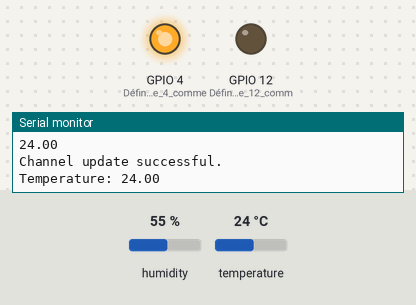
This program was run on a simulated ESP32. Parts: output pins drawn as LEDs (lit = HIGH), the last lines printed to the serial monitor. Inputs (shaded band) come from the test bench; at power-on: temperature 24 °C, humidity 55 %. WiFi joins after 1.5 s; servers stay silent unless stated.

Above: at 3.2 s.
3.3 s: temperature set to 29 °C
6.8 s: temperature set to 32 °C
At 8.9 s:
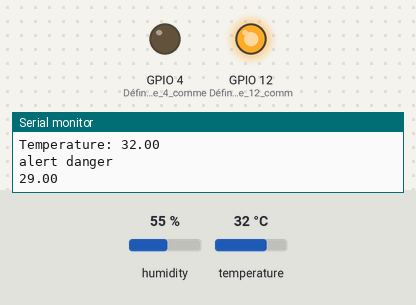
12.8 s: temperature set to 12 °C
At 16.0 s:
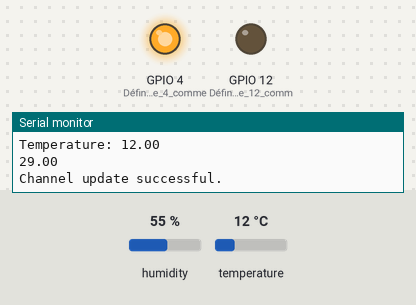
16.7 s: temperature set to 33 °C
At 18.6 s:
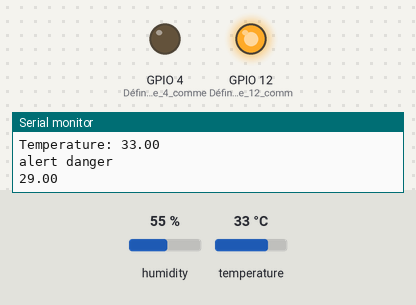
Timing chart, 0 to 22.8 s (numbered marks = the images above; inputs shaded):
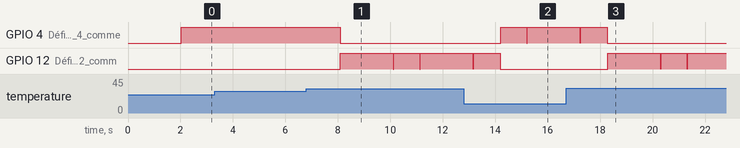

Measured:
- the behaviour switches between 30 and 31 °C on temperature (found by bisection; images 0 and 1)
- after the input at 6.8 s, GPIO 12 (Définir_la_broche_12_comm): goes HIGH 2.0 s, LOW 0.01 s, HIGH 1.0 s, LOW 0.01 s, then HIGH, starting after 1.3 s
- after the input at 12.8 s, GPIO 4 (Définir_la_broche_4_comme): LOW → HIGH after 1.4 s, → LOW 1.0 s later, → HIGH 0.01 s later; GPIO 12 (Définir_la_broche_12_comm): goes on until 14.2 s, then stays LOW
- after the input at 16.7 s, GPIO 4 (Définir_la_broche_4_comme): goes on until 18.3 s, then stays LOW; GPIO 12 (Définir_la_broche_12_comm): goes HIGH 2.0 s, LOW 0.01 s, HIGH 1.0 s, LOW 0.01 s, then HIGH, starting after 1.6 s

The program:

main.cpp
```cpp
#include <Arduino.h>
#include "DHT.h"
#include <Wifi.h>
#include "ThingSpeak.h"

// Définition des broches et du type de capteur DHT
#define DHTPIN 14
#define DHTTYPE DHT11
DHT dht(DHTPIN, DHTTYPE);

// Configuration de l'CPU pour FreeRTOS
#if CONFIG_FREERTOS_UNICORE
static const BaseType_t app_cpu = 0; // Utilisation d'un seul cœur
#else
static const BaseType_t app_cpu = 1; // Utilisation de deux cœurs
#endif

// Déclaration d'un sémaphore pour la synchronisation
static SemaphoreHandle_t mutex;
const char* ssid = "your ssid";  // Nom du réseau Wi-Fi
const char* password = "yourpassword";  // Mot de passe du réseau Wi-Fi

// Déclaration de la file de messages pour la communication entre tâches
static QueueHandle_t msg_queue;
static const uint8_t msg_queue_len = 5; // Longueur de la file
WiFiClient client; // Client Wi-Fi

// Paramètres pour ThingSpeak
unsigned long myChannelNumber = 3; // Numéro de canal ThingSpeak
const char * myWriteAPIKey = "channelthingspeak"; // Clé API pour écrire sur le canal

// Variables pour le timing
unsigned long lastTime = 0; // Temps de la dernière mise à jour
unsigned long timerDelay = 30000; // Délai entre les mises à jour

// Déclaration d'un spinlock pour la protection des ressources partagées
static portMUX_TYPE spinlock = portMUX_INITIALIZER_UNLOCKED;
bool test = false; // Variable pour indiquer une alerte
float temp; // Variable pour stocker la température

// Tâche pour récupérer les valeurs de la file et mettre à jour ThingSpeak
void getFromQueue(void *parameter) {
  float static TempValue; // Variable pour stocker la valeur de température
  while (1) {
    // Attendre la réception d'un message de la file
    if (xQueueReceive(msg_queue, (void*)&TempValue, portMAX_DELAY) == pdTRUE) {
      Serial.println(TempValue); // Afficher la température reçue

      // Mettre à jour ThingSpeak avec la température
      if (ThingSpeak.writeField(myChannelNumber, 1, temp, myWriteAPIKey) == 200) {
        Serial.println("Channel update successful.");
      } else {
        Serial.println("Problem updating channel. HTTP error code ");
      }
    }
    vTaskDelay(3000 / portTICK_PERIOD_MS); // Attendre avant de vérifier à nouveau
  }
}

// Fonction d'interruption pour gérer les alertes de danger
void IRAM_ATTR interr() {
   portENTER_CRITICAL(&spinlock); // Entrer dans une section critique
   test = false; // Indiquer qu'il y a un danger
   Serial.println("alert danger"); // Afficher un message d'alerte
   portEXIT_CRITICAL(&spinlock); // Sortir de la section critique
}

// Tâche pour lire la température du capteur
void getTemperature(void *parameter) {
  while (1) {
    // Prendre le mutex pour accéder à la température
    if (xSemaphoreTake(mutex, portMAX_DELAY) == pdTRUE) {
      temp = dht.readTemperature(); // Lire la température
      if (xQueueSend(msg_queue, (void *)&temp, 10) != pdTRUE) {
        Serial.println("valeur ajouter au queue "); // Confirmer l'ajout à la file
      }
      xSemaphoreGive(mutex); // Libérer le mutex
    }
    vTaskDelay(1000 / portTICK_PERIOD_MS); // Attendre avant de lire à nouveau
  }
}

// Tâche pour utiliser la température lue
void useTemperature(void *parameter) {
  while (1) {
    test = false; // Réinitialiser l'état de test
    // Prendre le mutex pour accéder à la température
    if (xSemaphoreTake(mutex, portMAX_DELAY) == pdTRUE) {
      Serial.print("Temperature: "); // Afficher la température
      Serial.println(temp);

      // Vérifier si la température dépasse un seuil critique
      if (temp > 30) {
        interr(); // Appeler la fonction d'alerte
      } else {
        test = true; // Aucun danger, mise à jour de l'état
      }
      xSemaphoreGive(mutex); // Libérer le mutex
    }
    // Contrôler les sorties en fonction de l'état de test
    if (test == true) {
      digitalWrite(4, HIGH); // Allumer la LED 4
      vTaskDelay(1000 / portTICK_PERIOD_MS);
      digitalWrite(4, LOW); // Éteindre la LED 4
    } else {
      digitalWrite(12, HIGH); // Allumer la LED 12
      vTaskDelay(1000 / portTICK_PERIOD_MS);
      digitalWrite(12, LOW); // Éteindre la LED 12
    }
  }
}

// Fonction d'initialisation
void setup() {
  Serial.begin(115200); // Initialiser la communication série
  dht.begin(); // Initialiser le capteur DHT
  pinMode(4, OUTPUT); // Définir la broche 4 comme sortie
  pinMode(12, OUTPUT); // Définir la broche 12 comme sortie
  mutex = xSemaphoreCreateMutex(); // Créer un mutex

  WiFi.mode(WIFI_STA); // Configurer le mode Wi-Fi en station
  ThingSpeak.begin(client); // Initialiser ThingSpeak

  // Créer la file de messages
  msg_queue = xQueueCreate(msg_queue_len, sizeof(int));
  if (msg_queue == NULL) {
    Serial.println("Failed to create queue"); // Vérifier si la file a été créée avec succès
    return;
  }

  WiFi.begin(ssid, password); // Connexion au réseau Wi-Fi

  // Boucle jusqu'à ce que la connexion soit établie
  Serial.print("Tentative de connexion au Wi-Fi");
  while (WiFi.status() != WL_CONNECTED) {
    delay(1000); // Attendre avant de réessayer
    Serial.print("."); // Indicateur de progression
  }
  Serial.println("\nConnexion établie avec succès !");

  // Création des tâches FreeRTOS
  xTaskCreatePinnedToCore(getTemperature, "Task1", 1024, NULL, 1, NULL, app_cpu);
  xTaskCreatePinnedToCore(useTemperature, "Task2", 2048, NULL, 1, NULL, app_cpu);
  xTaskCreatePinnedToCore(getFromQueue, "Task3", 2048, NULL, 1, NULL, !app_cpu);
}

// Boucle principale vide
void loop() {
}
```
